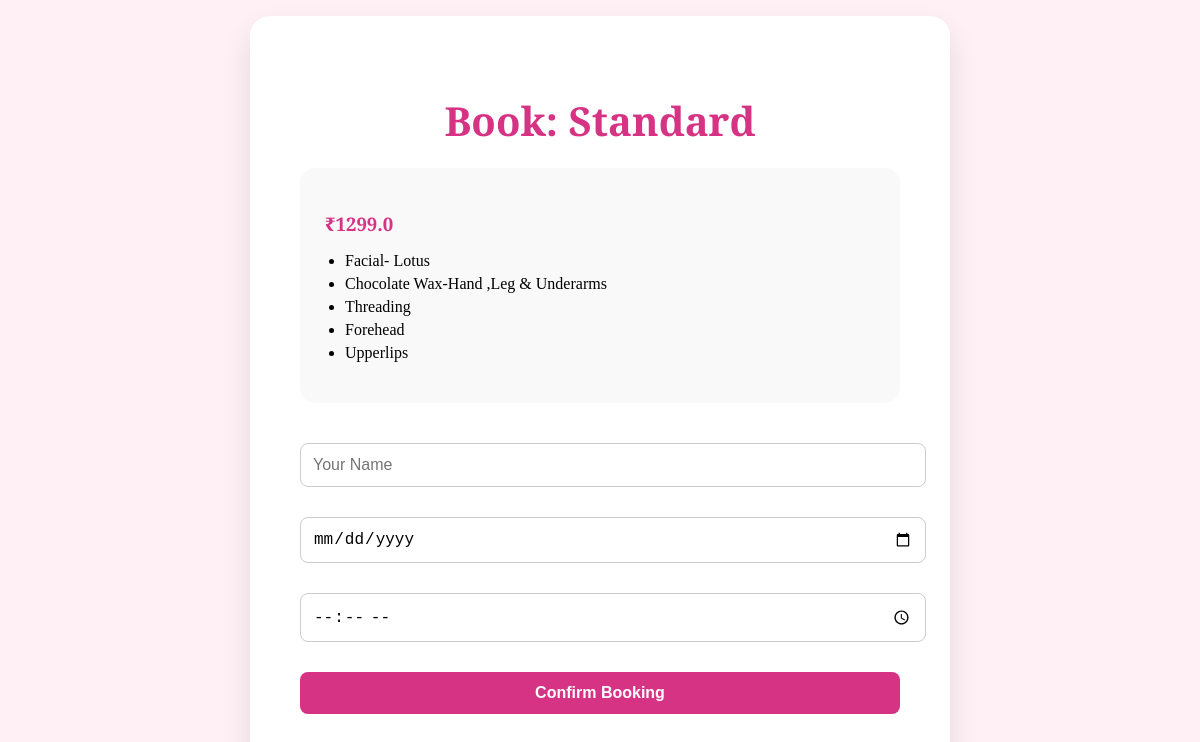
Screenshot of /book/3/ with the database file from the repository.
### customerApp/models.py (models this page shows, shortened)
class Package(models.Model):
    name=models.CharField(max_length=100)
    price=models.FloatField(max_length=20)
    item1=models.CharField(max_length=100)
    item2=models.CharField(max_length=100)
    item3=models.CharField(max_length=100)
    item4=models.CharField(max_length=100)
    item5=models.CharField(max_length=100)

### customerApp/views.py (the view, shortened to what this page needs)
# urls.py: path('book/<int:package_id>/', views.book_package, name='book'),
def book_package(request, package_id):
    package = get_object_or_404(Package, id=package_id)
    return render(request, 'book_package.html', {'package': package})

### template/book_package.html (shortened to what this page needs)
<!DOCTYPE html>
<html lang="en">
<head>
</head>
<body>
  <div class="booking-box">
    {% if package %}
      <h1>Book: {{ package.name }}</h1>
      <div class="card">
        <h3>₹{{ package.price }}</h3>
        <ul>
          <li>{{ package.item1 }}</li>
          <li>{{ package.item2 }}</li>
          <li>{{ package.item3 }}</li>
          <li>{{ package.item4 }}</li>
          <li>{{ package.item5 }}</li>
        </ul>
      </div>
      <form method="post">
        <input type="text" name="customer_name" placeholder="Your Name" required />
        <input type="date" name="date" required />
        <input type="time" name="time" required />
        <button type="submit">Confirm Booking</button>
      </form>
    {% else %}
      <p class="text-danger">No package was selected.</p>
    {% endif %}
  </div>
</body>
</html>

### template/book_package.html (style rules this page uses)
body { margin: 0; padding: 0; font-family: 'Playfair Display', serif; background-color: #fff0f5; display: flex; justify-content: center; align-items: center; height: 100vh; text-align: center; }
.booking-box { background: #fff; padding: 50px; border-radius: 20px; box-shadow: 0 15px 30px rgba(0,0,0,0.1); max-width: 600px; width: 100%; }
h1 { color: #d63384; font-size: 2.5rem; margin-bottom: 20px; }
form input, form button { width: 100%; padding: 12px; margin-top: 10px; margin-bottom: 20px; border-radius: 8px; border: 1px solid #ccc; font-size: 1rem; }
form button { background-color: #d63384; color: white; border: none; font-weight: bold; cursor: pointer; transition: background 0.3s; }
.card { background: #f9f9f9; padding: 25px; border-radius: 15px; margin-bottom: 30px; text-align: left; }
.card h3 { color: #d63384; margin-bottom: 10px; }
.card ul { padding-left: 20px; text-align: left; }
.card ul li { margin-bottom: 5px; list-style-type: disc; }

### rows the page displays
Package: name "Standard", price "1299.0", item1 "Facial- Lotus", item2 "Chocolate Wax-Hand ,Leg & Underarms", item3 "Threading", item4 "Forehead", item5 "Upperlips"
